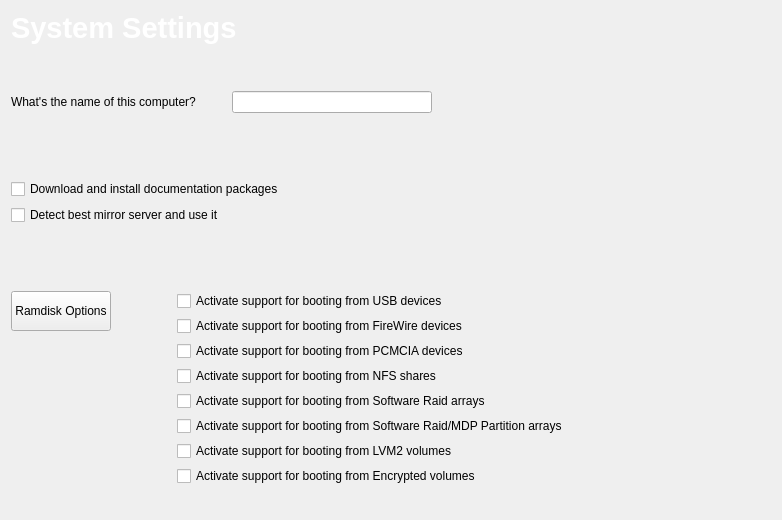
<?xml version="1.0" encoding="UTF-8"?>
<ui version="4.0">
 <class>Settings</class>
 <widget class="QWidget" name="Settings">
  <property name="geometry">
   <rect>
    <x>0</x>
    <y>0</y>
    <width>782</width>
    <height>520</height>
   </rect>
  </property>
  <property name="windowTitle">
   <string/>
  </property>
  <layout class="QGridLayout" name="gridLayout_2">
   <item row="0" column="0" colspan="3">
    <layout class="QHBoxLayout" name="horizontalLayout_2">
     <property name="topMargin">
      <number>0</number>
     </property>
     <item>
      <widget class="QLabel" name="label">
       <property name="sizePolicy">
        <sizepolicy hsizetype="Preferred" vsizetype="Fixed">
         <horstretch>0</horstretch>
         <verstretch>0</verstretch>
        </sizepolicy>
       </property>
       <property name="maximumSize">
        <size>
         <width>16777215</width>
         <height>50</height>
        </size>
       </property>
       <property name="font">
        <font>
         <pointsize>14</pointsize>
        </font>
       </property>
       <property name="text">
        <string>&lt;!DOCTYPE HTML PUBLIC &quot;-//W3C//DTD HTML 4.0//EN&quot; &quot;http://www.w3.org/TR/REC-html40/strict.dtd&quot;&gt;
&lt;html&gt;&lt;head&gt;&lt;meta name=&quot;qrichtext&quot; content=&quot;1&quot; /&gt;&lt;style type=&quot;text/css&quot;&gt;
p, li { white-space: pre-wrap; }
&lt;/style&gt;&lt;/head&gt;&lt;body style=&quot; font-family:'Bitstream Vera Sans'; font-size:9pt; font-weight:400; font-style:normal;&quot;&gt;
&lt;p style=&quot; margin-top:0px; margin-bottom:0px; margin-left:0px; margin-right:0px; -qt-block-indent:0; text-indent:0px; font-family:'Sans Serif'; font-size:10pt;&quot;&gt;&lt;span style=&quot; font-size:22pt; font-weight:600; color:#ffffff;&quot;&gt;System Settings&lt;/span&gt;&lt;/p&gt;&lt;/body&gt;&lt;/html&gt;</string>
       </property>
      </widget>
     </item>
    </layout>
   </item>
   <item row="1" column="1">
    <spacer name="verticalSpacer_3">
     <property name="orientation">
      <enum>Qt::Vertical</enum>
     </property>
     <property name="sizeType">
      <enum>QSizePolicy::Fixed</enum>
     </property>
     <property name="sizeHint" stdset="0">
      <size>
       <width>20</width>
       <height>40</height>
      </size>
     </property>
    </spacer>
   </item>
   <item row="2" column="0" colspan="3">
    <layout class="QGridLayout" name="gridLayout">
     <item row="0" column="0">
      <widget class="QLabel" name="label_2">
       <property name="toolTip">
        <string>or technically, the hostname</string>
       </property>
       <property name="text">
        <string>What's the name of this computer?         </string>
       </property>
      </widget>
     </item>
     <item row="0" column="1">
      <widget class="QLineEdit" name="hostnameEdit">
       <property name="minimumSize">
        <size>
         <width>200</width>
         <height>0</height>
        </size>
       </property>
      </widget>
     </item>
     <item row="1" column="2">
      <spacer name="verticalSpacer_2">
       <property name="orientation">
        <enum>Qt::Vertical</enum>
       </property>
       <property name="sizeType">
        <enum>QSizePolicy::Fixed</enum>
       </property>
       <property name="sizeHint" stdset="0">
        <size>
         <width>20</width>
         <height>60</height>
        </size>
       </property>
      </spacer>
     </item>
     <item row="0" column="3">
      <spacer name="horizontalSpacer_3">
       <property name="orientation">
        <enum>Qt::Horizontal</enum>
       </property>
       <property name="sizeHint" stdset="0">
        <size>
         <width>40</width>
         <height>20</height>
        </size>
       </property>
      </spacer>
     </item>
     <item row="3" column="0" colspan="2">
      <widget class="QCheckBox" name="download_doc">
       <property name="enabled">
        <bool>true</bool>
       </property>
       <property name="text">
        <string>Download and install documentation packages</string>
       </property>
      </widget>
     </item>
     <item row="4" column="0" colspan="2">
      <widget class="QCheckBox" name="detect_mirror">
       <property name="enabled">
        <bool>true</bool>
       </property>
       <property name="text">
        <string>Detect best mirror server and use it</string>
       </property>
       <property name="checked">
        <bool>false</bool>
       </property>
      </widget>
     </item>
     <item row="6" column="0" colspan="3">
      <layout class="QHBoxLayout" name="horizontalLayout">
       <item>
        <layout class="QVBoxLayout" name="verticalLayout">
         <item>
          <widget class="QPushButton" name="pushButton">
           <property name="minimumSize">
            <size>
             <width>0</width>
             <height>40</height>
            </size>
           </property>
           <property name="text">
            <string>Ramdisk Options</string>
           </property>
           <property name="checkable">
            <bool>true</bool>
           </property>
          </widget>
         </item>
         <item>
          <spacer name="verticalSpacer_4">
           <property name="orientation">
            <enum>Qt::Vertical</enum>
           </property>
           <property name="sizeHint" stdset="0">
            <size>
             <width>20</width>
             <height>40</height>
            </size>
           </property>
          </spacer>
         </item>
        </layout>
       </item>
       <item>
        <spacer name="horizontalSpacer_2">
         <property name="orientation">
          <enum>Qt::Horizontal</enum>
         </property>
         <property name="sizeType">
          <enum>QSizePolicy::Fixed</enum>
         </property>
         <property name="sizeHint" stdset="0">
          <size>
           <width>60</width>
           <height>20</height>
          </size>
         </property>
        </spacer>
       </item>
       <item>
        <layout class="QVBoxLayout" name="verticalLayout_2">
         <property name="spacing">
          <number>5</number>
         </property>
         <item>
          <widget class="QCheckBox" name="usb">
           <property name="text">
            <string>Activate support for booting from USB devices</string>
           </property>
          </widget>
         </item>
         <item>
          <widget class="QCheckBox" name="firewire">
           <property name="text">
            <string>Activate support for booting from FireWire devices</string>
           </property>
          </widget>
         </item>
         <item>
          <widget class="QCheckBox" name="pcmcia">
           <property name="text">
            <string>Activate support for booting from PCMCIA devices</string>
           </property>
          </widget>
         </item>
         <item>
          <widget class="QCheckBox" name="nfs">
           <property name="text">
            <string>Activate support for booting from NFS shares</string>
           </property>
          </widget>
         </item>
         <item>
          <widget class="QCheckBox" name="raid">
           <property name="text">
            <string>Activate support for booting from Software Raid arrays</string>
           </property>
          </widget>
         </item>
         <item>
          <widget class="QCheckBox" name="mdp">
           <property name="text">
            <string>Activate support for booting from Software Raid/MDP Partition arrays</string>
           </property>
          </widget>
         </item>
         <item>
          <widget class="QCheckBox" name="lvm2">
           <property name="text">
            <string>Activate support for booting from LVM2 volumes</string>
           </property>
          </widget>
         </item>
         <item>
          <widget class="QCheckBox" name="encrypted">
           <property name="text">
            <string>Activate support for booting from Encrypted volumes</string>
           </property>
          </widget>
         </item>
         <item>
          <spacer name="verticalSpacer_5">
           <property name="orientation">
            <enum>Qt::Vertical</enum>
           </property>
           <property name="sizeHint" stdset="0">
            <size>
             <width>20</width>
             <height>40</height>
            </size>
           </property>
          </spacer>
         </item>
        </layout>
       </item>
       <item>
        <spacer name="horizontalSpacer">
         <property name="orientation">
          <enum>Qt::Horizontal</enum>
         </property>
         <property name="sizeHint" stdset="0">
          <size>
           <width>40</width>
           <height>20</height>
          </size>
         </property>
        </spacer>
       </item>
      </layout>
     </item>
     <item row="5" column="0">
      <spacer name="verticalSpacer_6">
       <property name="orientation">
        <enum>Qt::Vertical</enum>
       </property>
       <property name="sizeType">
        <enum>QSizePolicy::Fixed</enum>
       </property>
       <property name="sizeHint" stdset="0">
        <size>
         <width>20</width>
         <height>60</height>
        </size>
       </property>
      </spacer>
     </item>
     <item row="0" column="2">
      <spacer name="horizontalSpacer_4">
       <property name="orientation">
        <enum>Qt::Horizontal</enum>
       </property>
       <property name="sizeHint" stdset="0">
        <size>
         <width>40</width>
         <height>20</height>
        </size>
       </property>
      </spacer>
     </item>
    </layout>
   </item>
   <item row="3" column="1">
    <spacer name="verticalSpacer">
     <property name="orientation">
      <enum>Qt::Vertical</enum>
     </property>
     <property name="sizeHint" stdset="0">
      <size>
       <width>20</width>
       <height>40</height>
      </size>
     </property>
    </spacer>
   </item>
  </layout>
 </widget>
 <resources>
  <include location="tribe.qrc"/>
 </resources>
 <connections/>
</ui>
